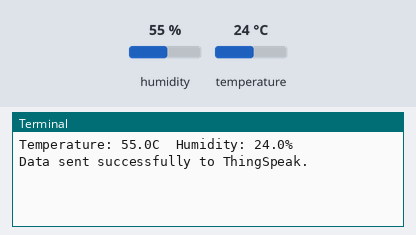
Bench run of a program on a simulated Raspberry Pi (BCM pin numbers). On the bench: the last lines printed to the terminal. The test bench sets the inputs (shaded band); at power-on: humidity 55 %, temperature 24 °C. Requests to the public web service named in the program get a made-up reply in its usual format after 0.4 s (London, UTC, broken clouds, 64 % humidity, 1013 hPa unless stated).

Above: at 1.2 s.
1.3 s: humidity set to 22 %
At 2.71 s:
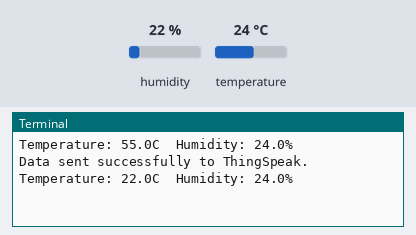
4.0 s: temperature set to 12 °C
At 5.5 s:
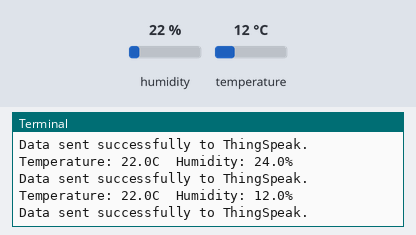
6.7 s: humidity set to 40 %
At 9.1 s:
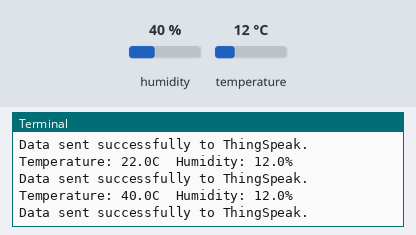
Timing chart, 0 to 10.6 s (numbered marks = the images above; inputs shaded):
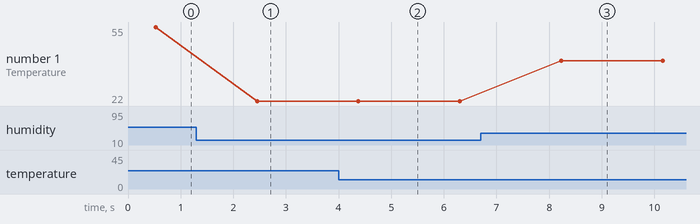

Measured:
- after the input at 1.3 s, the terminal: prints a new line after 1.2 s (image 1)
- after the input at 4.0 s, the terminal: prints a new line after 0.38 s (image 2)
- after the input at 6.7 s, the terminal: prints a new line after 1.5 s (image 3)
- plotted number 1: 55 → 22 after the input at 1.3 s, 22 → 40 after the input at 6.7 s

The program:

DHT11_ThingSpeak.py
```python
import requests
import time
import RPi.GPIO as GPIO
import Adafruit_DHT
import Adafruit_GPIO.SPI as SPI

api_key = "R3I0NBZOT5N0TYX8"
api_url = "https://api.thingspeak.com/update.json"
GPIO.setmode(GPIO.BCM)
val = Adafruit_DHT.DHT11
DHT_PIN = 4

try:
    while True:
        temp, hum = Adafruit_DHT.read(val, DHT_PIN)
        if temp is not None and hum is not None:
            print(f'Temperature: {temp:.1f}C  Humidity: {hum:.1f}%')
            data = {
                "api_key": api_key,
                "field1": temp,
                "field2": hum
            }
            response = requests.post(api_url, data=data)
            if response.status_code == 200:
                print("Data sent successfully to ThingSpeak.")
            else:
                print("Failed to send data. Status code:", response.status_code)
        else:
            print("Failed to get a reading from the sensor. Trying again...")

        time.sleep(1)  # Adjust the sleep interval as needed
except KeyboardInterrupt:
    pass
finally:
    GPIO.cleanup()
```
